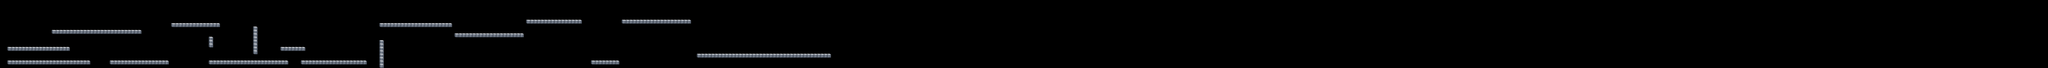

Rendered tile map (Tiled .tmx) drawn with the repository's tilesets; below, a short description and the map source with its tile grids summarised:
An orthogonal 600x20 tile map with 32x32 px tiles, 3 tile layers (block2, block3, block1), 3 tilesets.

<map version="1.0" orientation="orthogonal" renderorder="right-down" width="600" height="20" tilewidth="32" tileheight="32" nextobjectid="1">
 <tileset firstgid="1" name="csdc" tilewidth="36" tileheight="38">
  <image source="originalBlock2.png" width="36" height="38" />
 </tileset>
 <tileset firstgid="2" name="block1" tilewidth="35" tileheight="38">
  <image source="originalBlock1.png" width="35" height="38" />
 </tileset>
 <tileset firstgid="3" name="block3" tilewidth="15" tileheight="38">
  <image source="block3.png" width="15" height="38" />
 </tileset>
 <layer name="block2" width="600" height="20">
  <data>[12000 cells, 260 non-empty, 2 distinct tile ids]</data>
 </layer>
 <layer name="block3" width="600" height="20">
  <data>[12000 cells, 31 non-empty, 1 distinct tile ids]</data>
 </layer>
 <layer name="block1" width="600" height="20">
  <data>[12000 cells, 33 non-empty, 1 distinct tile ids]</data>
 </layer>
</map>
